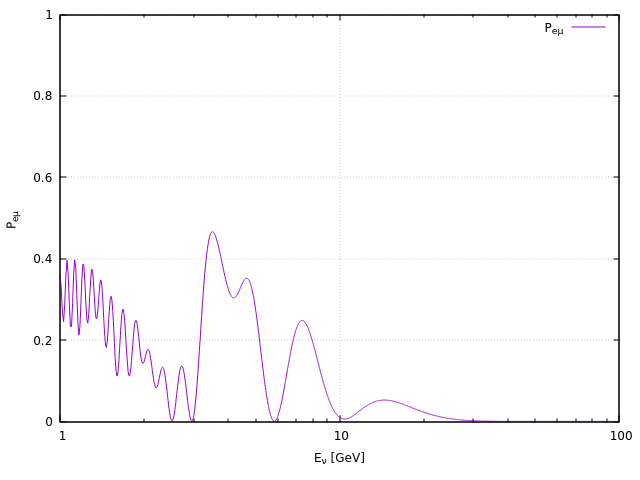

Recreate this plot in gnuplot.
#!/usr/local/bin/gnuplot -persist
#
#    
#    	G N U P L O T
#    	Version 5.4 patchlevel 0    last modified 2020-07-13 
#    
#    	Copyright (C) 1986-1993, 1998, 2004, 2007-2020
#    	Thomas Williams, Colin Kelley and many others
#    
#    	gnuplot home:     http://www.gnuplot.info
#    	faq, bugs, etc:   type "help FAQ"
#    	immediate help:   type "help"  (plot window: hit 'h')
# set terminal qt 0 font "Sans,9"
# set output
unset clip points
set clip one
unset clip two
unset clip radial
set errorbars front 1.000000 
set border 31 front lt black linewidth 1.000 dashtype solid
set zdata 
set ydata 
set xdata 
set y2data 
set x2data 
set boxwidth
set boxdepth 0
set style fill  empty border
set style rectangle back fc  bgnd fillstyle   solid 1.00 border lt -1
set style circle radius graph 0.02 
set style ellipse size graph 0.05, 0.03 angle 0 units xy
set dummy x, y
set format x "% h" 
set format y "% h" 
set format x2 "% h" 
set format y2 "% h" 
set format z "% h" 
set format cb "% h" 
set format r "% h" 
set ttics format "% h"
set timefmt "%d/%m/%y,%H:%M"
set angles radians
set tics back
set grid nopolar
set grid xtics nomxtics ytics nomytics noztics nomztics nortics nomrtics \
 nox2tics nomx2tics noy2tics nomy2tics nocbtics nomcbtics
set grid layerdefault   lt 0 linecolor 0 linewidth 0.500,  lt 0 linecolor 0 linewidth 0.500
unset raxis
set theta counterclockwise right
set style parallel front  lt black linewidth 2.000 dashtype solid
set key notitle
set key fixed right top vertical Right noreverse enhanced autotitle nobox
set key noinvert samplen 4 spacing 1 width 0 height 0 
set key maxcolumns 0 maxrows 0
set key noopaque
unset label
unset arrow
unset style line
unset style arrow
set style histogram clustered gap 2 title textcolor lt -1
unset object
unset walls
set style textbox  transparent margins  1.0,  1.0 border  lt -1 linewidth  1.0
set offsets 0, 0, 0, 0
set pointsize 1
set pointintervalbox 1
set encoding utf8
unset polar
unset parametric
unset spiderplot
unset decimalsign
unset micro
unset minussign
set view 60, 30, 1, 1
set view azimuth 0
set rgbmax 255
set samples 100, 100
set isosamples 10, 10
set surface 
unset contour
set cntrlabel  format '%8.3g' font '' start 5 interval 20
set mapping cartesian
set datafile separator whitespace
set datafile nocolumnheaders
unset hidden3d
set cntrparam order 4
set cntrparam linear
set cntrparam levels 5
set cntrparam levels auto
set cntrparam firstlinetype 0 unsorted
set cntrparam points 5
set size ratio 0 1,1
set origin 0,0
set style data points
set style function lines
unset xzeroaxis
unset yzeroaxis
unset zzeroaxis
unset x2zeroaxis
unset y2zeroaxis
set xyplane relative 0.5
set tics scale  1, 0.5, 1, 1, 1
set mxtics default
set mytics default
set mztics default
set mx2tics default
set my2tics default
set mcbtics default
set mrtics default
set nomttics
set xtics border in scale 1,0.5 mirror norotate  autojustify
set xtics  norangelimit logscale autofreq 
set ytics border in scale 1,0.5 mirror norotate  autojustify
set ytics  norangelimit autofreq 
set ztics border in scale 1,0.5 nomirror norotate  autojustify
set ztics  norangelimit autofreq 
unset x2tics
unset y2tics
set cbtics border in scale 1,0.5 mirror norotate  autojustify
set cbtics  norangelimit autofreq 
set rtics axis in scale 1,0.5 nomirror norotate  autojustify
set rtics  norangelimit autofreq 
unset ttics
set title "" 
set title  font "" textcolor lt -1 norotate
set timestamp bottom 
set timestamp "" 
set timestamp  font "" textcolor lt -1 norotate
set trange [ * : * ] noreverse nowriteback
set urange [ * : * ] noreverse nowriteback
set vrange [ * : * ] noreverse nowriteback
set xlabel "E_{/symbol n} [GeV]" 
set xlabel  font "" textcolor lt -1 norotate
set x2label "" 
set x2label  font "" textcolor lt -1 norotate
set xrange [ * : * ] noreverse writeback
set x2range [ * : * ] noreverse writeback
set ylabel "P_{e{/symbol m}}" 
set ylabel  font "" textcolor lt -1 rotate
set y2label "" 
set y2label  font "" textcolor lt -1 rotate
set yrange [ 0.00000 : 1.00000 ] noreverse writeback
set y2range [ * : * ] noreverse writeback
set zlabel "" 
set zlabel  font "" textcolor lt -1 norotate
set zrange [ * : * ] noreverse writeback
set cblabel "" 
set cblabel  font "" textcolor lt -1 rotate
set cbrange [ * : * ] noreverse writeback
set rlabel "" 
set rlabel  font "" textcolor lt -1 norotate
set rrange [ * : * ] noreverse writeback
unset logscale
set logscale x 10
unset jitter
set zero 1e-08
set lmargin  -1
set bmargin  -1
set rmargin  -1
set tmargin  -1
set locale "es_MX.UTF-8"
set pm3d explicit at s
set pm3d scansautomatic
set pm3d interpolate 1,1 flush begin noftriangles noborder corners2color mean
set pm3d clip z 
set pm3d nolighting
set palette positive nops_allcF maxcolors 0 gamma 1.5 color model RGB 
set palette rgbformulae 7, 5, 15
set colorbox default
set colorbox vertical origin screen 0.9, 0.2 size screen 0.05, 0.6 front  noinvert bdefault
set style boxplot candles range  1.50 outliers pt 7 separation 1 labels auto unsorted
set loadpath 
set fontpath
set psdir
set fit brief errorvariables nocovariancevariables errorscaling prescale nowrap v5
GNUTERM = "qt"
VoxelDistance = 9.00500479207635e-308
## Last datafile plotted: "Pemu.dat"
plot 'Pemu.dat' title 'P_{e{/symbol m}}' w l
#    EOF
